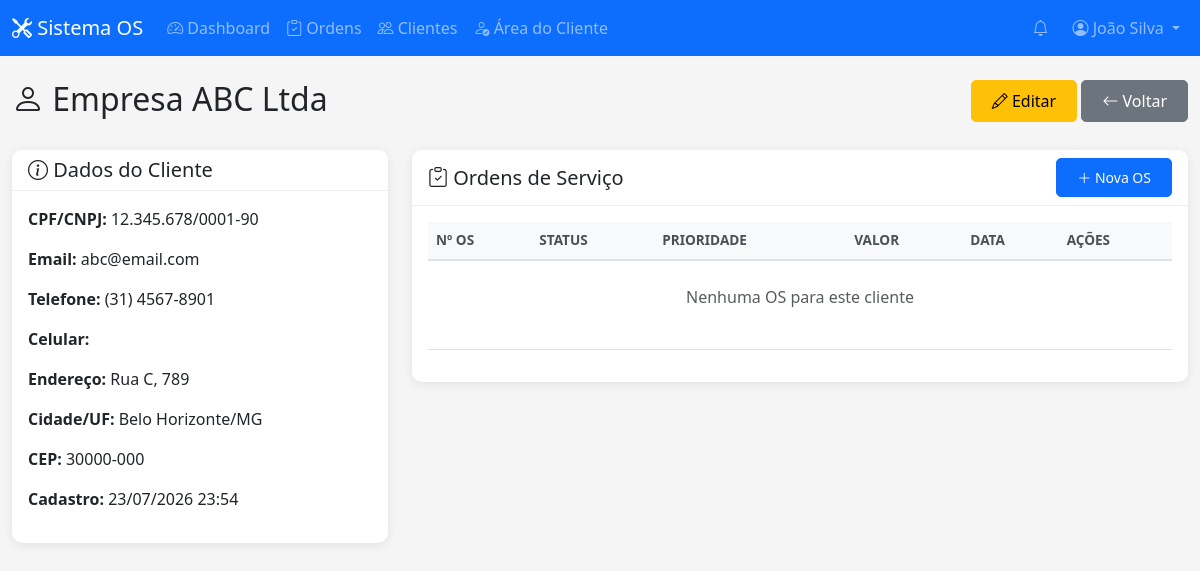
/clientes/3/ (signed in), run on an earlier commit of the app's database.
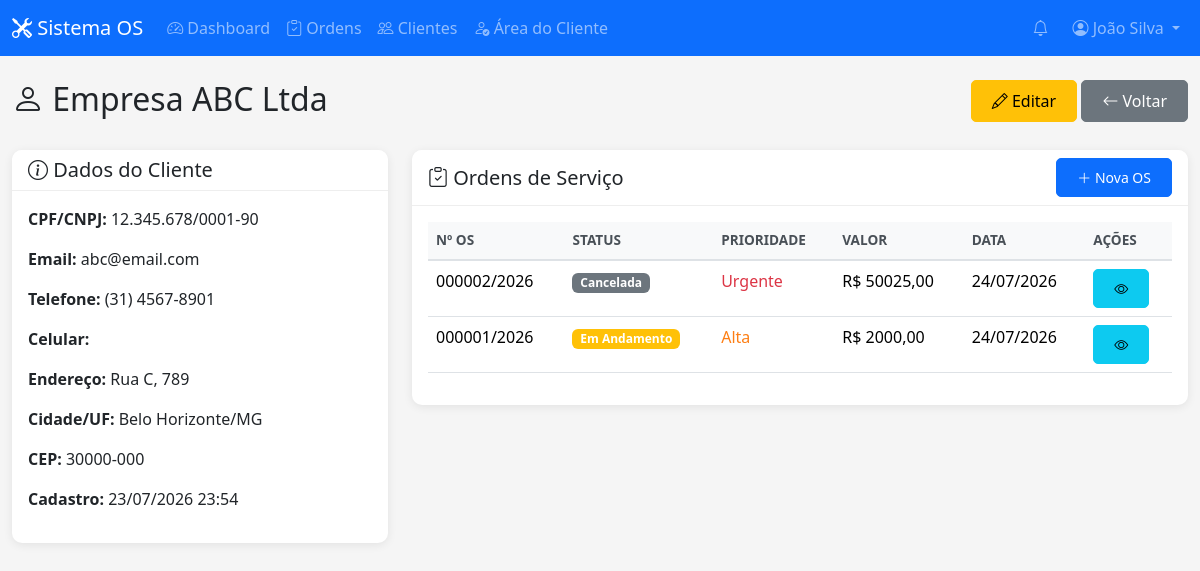
And on a later commit of the database.
### core/models.py (models this page shows, shortened)
class OrdemServico(models.Model):
    STATUS_CHOICES = [
        ('aberta', 'Aberta'),
        ('andamento', 'Em Andamento'),
        ('concluida', 'Concluída'),
        ('cancelada', 'Cancelada'),
    ]
    PRIORIDADE_CHOICES = [
        ('baixa', 'Baixa'),
        ('media', 'Média'),
        ('alta', 'Alta'),
        ('urgente', 'Urgente'),
    ]
    numero = models.CharField('Número OS', max_length=20, unique=True)
    cliente = models.ForeignKey(Cliente, on_delete=models.PROTECT, verbose_name='Cliente', related_name='ordens')
    tecnico = models.ForeignKey(User, on_delete=models.SET_NULL, null=True, blank=True, verbose_name='Técnico', related_name='ordens_tecnico')
    descricao_problema = models.TextField('Descrição do Problema')
    solucao = models.TextField('Solução', blank=True)
    status = models.CharField('Status', max_length=15, choices=STATUS_CHOICES, default='aberta')
    prioridade = models.CharField('Prioridade', max_length=10, choices=PRIORIDADE_CHOICES, default='media')
    data_abertura = models.DateTimeField('Data de Abertura', default=timezone.now)
    data_conclusao = models.DateTimeField('Data de Conclusão', null=True, blank=True)
    valor_servico = models.DecimalField('Valor do Serviço', max_digits=10, decimal_places=2, default=0)
    valor_pecas = models.DecimalField('Valor das Peças', max_digits=10, decimal_places=2, default=0)
    valor_total = models.DecimalField('Valor Total', max_digits=10, decimal_places=2, default=0)
    criado_por = models.ForeignKey(User, on_delete=models.PROTECT, verbose_name='Criado por', related_name='ordens_criadas')
    observacoes = models.TextField('Observações Internas', blank=True)
    data_criacao = models.DateTimeField('Data de Criação', auto_now_add=True)
    data_atualizacao = models.DateTimeField('Data de Atualização', auto_now=True)
    class Meta:
        ordering = ['-data_abertura']
        verbose_name = 'Ordem de Serviço'
        verbose_name_plural = 'Ordens de Serviço'

### core/views.py (the view)
@login_required
def cliente_detalhe(request, pk):
    cliente = get_object_or_404(Cliente, pk=pk)
    ordens = cliente.ordens.all().order_by('-data_abertura')
    return render(request, 'clientes/detalhe.html', {'cliente': cliente, 'ordens': ordens})

### templates/clientes/detalhe.html (shortened to what this page needs)
{% extends 'base.html' %}
{% block content %}
<div class="row mb-4">
    <div class="col">
        <h2><i class="bi bi-person"></i> {{ cliente.nome }}</h2>
    </div>
    <div class="col text-end">
        <a href="{% url 'cliente_editar' cliente.pk %}" class="btn btn-warning">
            <i class="bi bi-pencil"></i> Editar
        </a>
        <a href="{% url 'cliente_lista' %}" class="btn btn-secondary">
            <i class="bi bi-arrow-left"></i> Voltar
        </a>
    </div>
</div>
<div class="row">
    <div class="col-md-4">
        <div class="card">
            <div class="card-header">
                <h5 class="mb-0"><i class="bi bi-info-circle"></i> Dados do Cliente</h5>
            </div>
            <div class="card-body">
                <p><strong>CPF/CNPJ:</strong> {{ cliente.cpf_cnpj }}</p>
                <p><strong>Email:</strong> {{ cliente.email }}</p>
                <p><strong>Telefone:</strong> {{ cliente.telefone }}</p>
                <p><strong>Celular:</strong> {{ cliente.celular }}</p>
                <p><strong>Endereço:</strong> {{ cliente.endereco }}</p>
                <p><strong>Cidade/UF:</strong> {{ cliente.cidade }}/{{ cliente.estado }}</p>
                <p><strong>CEP:</strong> {{ cliente.cep }}</p>
                <p><strong>Cadastro:</strong> {{ cliente.data_cadastro|date:"d/m/Y H:i" }}</p>
            </div>
        </div>
    </div>
    <div class="col-md-8">
        <div class="card">
            <div class="card-header d-flex justify-content-between align-items-center">
                <h5 class="mb-0"><i class="bi bi-clipboard-check"></i> Ordens de Serviço</h5>
                <a href="{% url 'ordem_criar' %}" class="btn btn-primary btn-sm">
                    <i class="bi bi-plus-lg"></i> Nova OS
                </a>
            </div>
            <div class="card-body">
                <div class="table-responsive">
                    <table class="table table-hover">
                        <thead>
                            <tr>
                                <th>Nº OS</th>
                                <th>Status</th>
                                <th>Prioridade</th>
                                <th>Valor</th>
                                <th>Data</th>
                                <th>Ações</th>
                            </tr>
                        </thead>
                        <tbody>
                            {% for os in ordens %}
                            <tr>
                                <td>{{ os.numero }}</td>
                                <td>
                                    <span class="badge bg-{% if os.status == 'concluida' %}success{% elif os.status == 'andamento' %}warning{% elif os.status == 'aberta' %}primary{% else %}secondary{% endif %}">
                                        {{ os.get_status_display }}
                                    </span>
                                </td>
                                <td>
                                    <span class="prioridade-{{ os.prioridade }}">
                                        {{ os.get_prioridade_display }}
                                    </span>
                                </td>
                                <td>R$ {{ os.valor_total }}</td>
                                <td>{{ os.data_abertura|date:"d/m/Y" }}</td>
                                <td>
                                    <a href="{% url 'ordem_detalhe' os.pk %}" class="btn btn-sm btn-info">
                                        <i class="bi bi-eye"></i>
                                    </a>
                                </td>
                            </tr>
                            {% empty %}
                            <tr>
                                <td colspan="6" class="text-center py-4">
                                    <p class="text-muted">Nenhuma OS para este cliente</p>
                                </td>
                            </tr>
                            {% endfor %}
                        </tbody>
                    </table>
                </div>
            </div>
        </div>
    </div>
</div>
{% endblock %}

What changed in the data, as far as the page shows it:
added OrdemServico: numero "000002/2026", status "Cancelada", prioridade "Urgente", valor_total "50025,00", data_abertura "24/07/2026"
added OrdemServico: numero "000001/2026", status "Em Andamento", prioridade "Alta", valor_total "2000,00", data_abertura "24/07/2026"
Also different on the page:
text no longer shown: "Nenhuma OS para este cliente"
